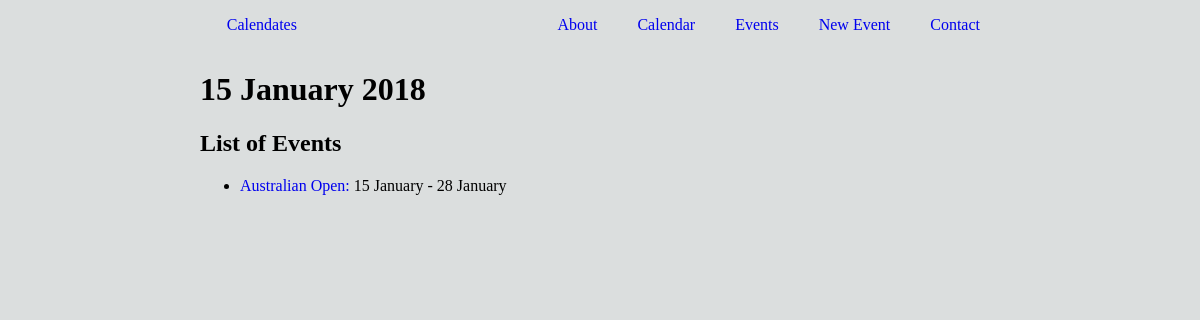
Page /calendates/2018/1/15/ on the earlier database version.
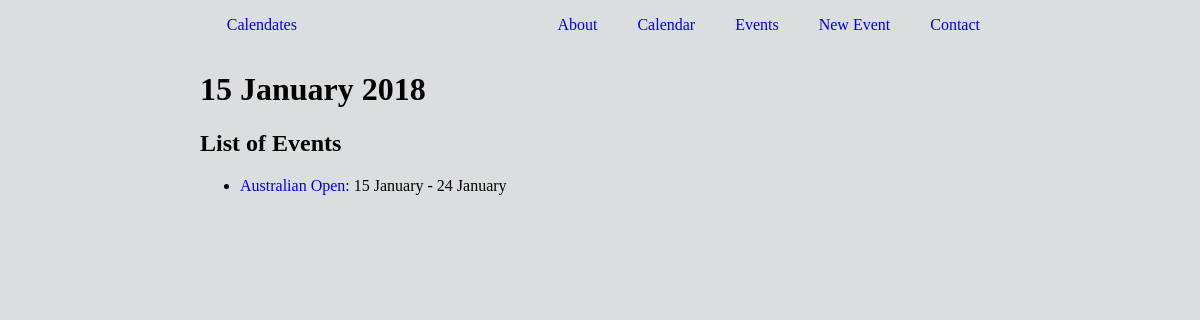
Same page on the later database version.
### database_setup.py (models this page shows, shortened)
class Event(db.Model):
	__tablename__ = 'event'
	id = db.Column(db.Integer, primary_key=True)
	name = db.Column(db.String(100), nullable=False)
	description = db.Column(db.String(1000))
	country = db.Column(db.String(50))
	city = db.Column(db.String(50))

class Date(db.Model):
	__tablename__ = 'date'
	id = db.Column(db.Integer, primary_key=True)
	year = db.Column(db.Integer) #?? nullable since some events may not know exact date yet
	month = db.Column(db.Integer)
	month_name = db.Column(db.String(9))
	date = db.Column(db.Integer)
	day = db.Column(db.String(8))
	events = db.relationship('Event', secondary=events_dates, lazy='subquery', backref=db.backref('dates'))

### project.py (the view)
@app.route('/calendates/<int:year>/<int:month>/<int:date>/', methods=['GET', 'POST'])
def date(year, month, date):
	date = Date.query.filter_by(year=year, month=month, date=date).one()
	events = Event.query.filter(Event.dates.contains(date)).all()
	return render_template('date.html', date=date, events=events)

### templates/date.html (shortened to what this page needs)
{% extends "layout.html" %}
{% block head %}
	{{ super() }}
{% endblock %}
{% block heading %}{{date.date}} {{date.month_name}} {{date.year}}{% endblock %}
{% block main %}
	<h2>List of Events</h2>
	<ul>
		{% for event in events %}
		<li><a href="{{url_for('eventInfo', event_id=event.id)}}">{{event.name}}:</a>
			{{event.dates[0].date}} {{event.dates[0].month_name}}
			{% if event.dates[1] %}
			 - {{event.dates[-1].date}} {{event.dates[-1].month_name}}
			{% endif %}
		</li>
		{% endfor %}
	</ul>
{% endblock %}

Differences in the rows shown:
changed Event "Australian Open": date "28" → "24"
